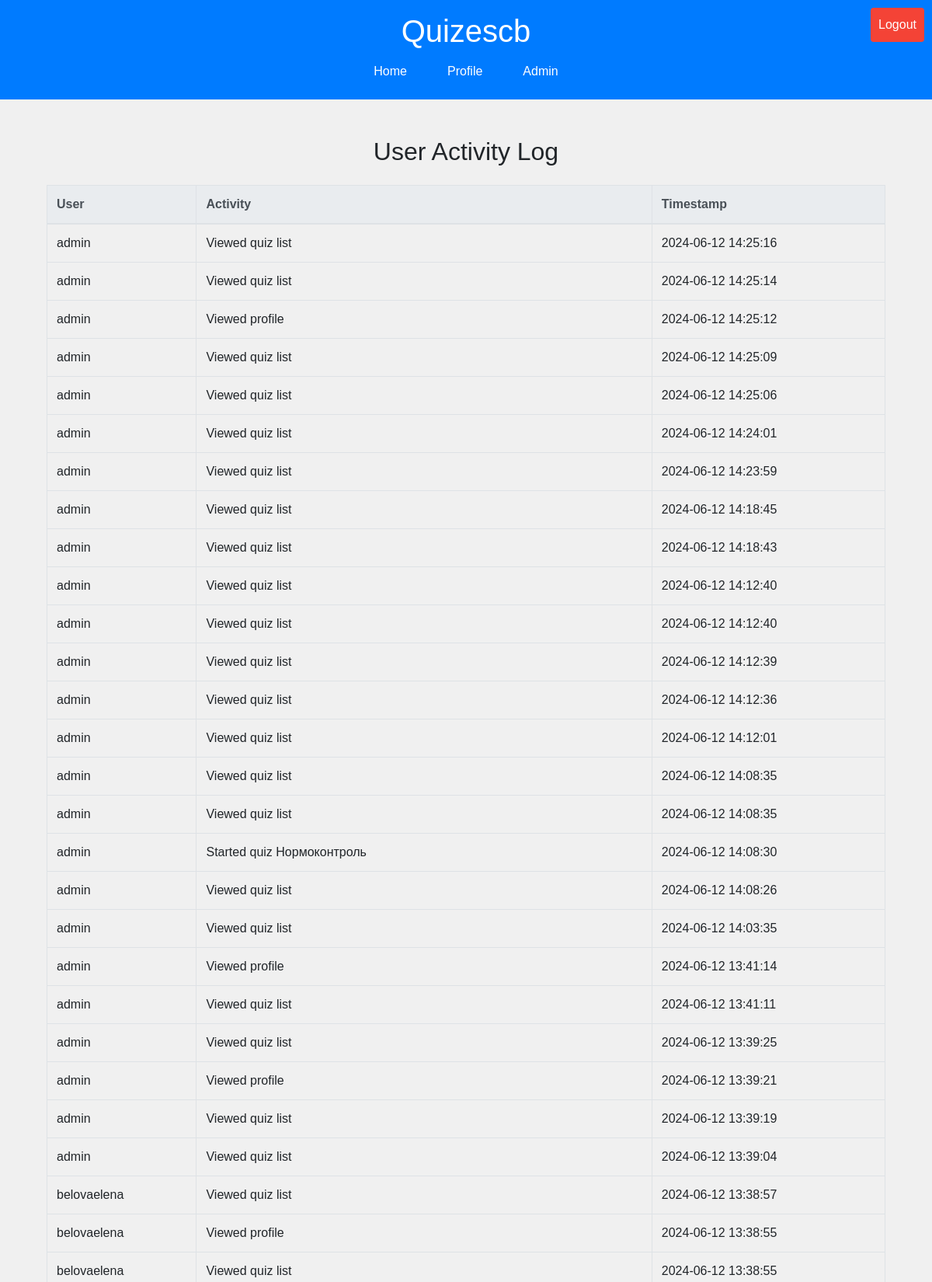
Screenshot of /activity_log/ (signed in, upper part) with the database file from the repository.
### quizzes/models.py (models this page shows, shortened)
class UserActivityLog(models.Model):
    user = models.ForeignKey(User, on_delete=models.CASCADE)
    activity = models.CharField(max_length=255)
    timestamp = models.DateTimeField(default=timezone.now)

### quizzes/views.py (the view)
# urls.py: path('activity_log/', quiz_views.activity_log, name='activity_log'),
@login_required
def activity_log(request):
    if not request.user.is_staff:
        return redirect('quiz_list')
    logs = UserActivityLog.objects.all().order_by('-timestamp')
    return render(request, 'quizzes/activity_log.html', {'logs': logs})

### quizzes/templates/quizzes/activity_log.html (shortened to what this page needs)
{% extends 'quizzes/base.html' %}
{% block content %}
<div class="container">
    <h2 class="text-center my-4">User Activity Log</h2>
    <table class="table table-bordered table-hover">
        <thead class="thead-light">
            <tr>
                <th>User</th>
                <th>Activity</th>
                <th>Timestamp</th>
            </tr>
        </thead>
        <tbody>
            {% for log in logs %}
                <tr>
                    <td>{{ log.user.username }}</td>
                    <td>{{ log.activity }}</td>
                    <td>{{ log.timestamp|date:"Y-m-d H:i:s" }}</td>
                </tr>
            {% endfor %}
        </tbody>
    </table>
</div>
{% endblock %}

### quizzes/static/css/style.css (style rules this page uses)
body { font-family: Arial, sans-serif; background-color: #f0f0f0; margin: 0; }

### rows the page displays
UserActivityLog: user.username "admin", activity "Viewed quiz list", timestamp "2024-06-12 14:25:16"
UserActivityLog: user.username "admin", activity "Viewed quiz list", timestamp "2024-06-12 14:25:14"
UserActivityLog: user.username "admin", activity "Viewed profile", timestamp "2024-06-12 14:25:12"
UserActivityLog: user.username "admin", activity "Viewed quiz list", timestamp "2024-06-12 14:25:09"
UserActivityLog: user.username "admin", activity "Viewed quiz list", timestamp "2024-06-12 14:25:06"
UserActivityLog: user.username "admin", activity "Viewed quiz list", timestamp "2024-06-12 14:24:01"
UserActivityLog: user.username "admin", activity "Viewed quiz list", timestamp "2024-06-12 14:23:59"
UserActivityLog: user.username "admin", activity "Viewed quiz list", timestamp "2024-06-12 14:18:45"
UserActivityLog: user.username "admin", activity "Viewed quiz list", timestamp "2024-06-12 14:18:43"
UserActivityLog: user.username "admin", activity "Viewed quiz list", timestamp "2024-06-12 14:12:40"
UserActivityLog: user.username "admin", activity "Viewed quiz list", timestamp "2024-06-12 14:12:40"
UserActivityLog: user.username "admin", activity "Viewed quiz list", timestamp "2024-06-12 14:12:39"
UserActivityLog: user.username "admin", activity "Viewed quiz list", timestamp "2024-06-12 14:12:36"
UserActivityLog: user.username "admin", activity "Viewed quiz list", timestamp "2024-06-12 14:12:01"
UserActivityLog: user.username "admin", activity "Viewed quiz list", timestamp "2024-06-12 14:08:35"
UserActivityLog: user.username "admin", activity "Viewed quiz list", timestamp "2024-06-12 14:08:35"
UserActivityLog: user.username "admin", activity "Started quiz Нормоконтроль", timestamp "2024-06-12 14:08:30"
UserActivityLog: user.username "admin", activity "Viewed quiz list", timestamp "2024-06-12 14:08:26"
UserActivityLog: user.username "admin", activity "Viewed quiz list", timestamp "2024-06-12 14:03:35"
UserActivityLog: user.username "admin", activity "Viewed profile", timestamp "2024-06-12 13:41:14"
UserActivityLog: user.username "admin", activity "Viewed quiz list", timestamp "2024-06-12 13:41:11"
UserActivityLog: user.username "admin", activity "Viewed quiz list", timestamp "2024-06-12 13:39:25"
UserActivityLog: user.username "admin", activity "Viewed profile", timestamp "2024-06-12 13:39:21"
UserActivityLog: user.username "admin", activity "Viewed quiz list", timestamp "2024-06-12 13:39:19"
UserActivityLog: user.username "admin", activity "Viewed quiz list", timestamp "2024-06-12 13:39:04"
UserActivityLog: user.username "belovaelena", activity "Viewed quiz list", timestamp "2024-06-12 13:38:57"
UserActivityLog: user.username "belovaelena", activity "Viewed profile", timestamp "2024-06-12 13:38:55"
UserActivityLog: user.username "belovaelena", activity "Viewed quiz list", timestamp "2024-06-12 13:38:55"
